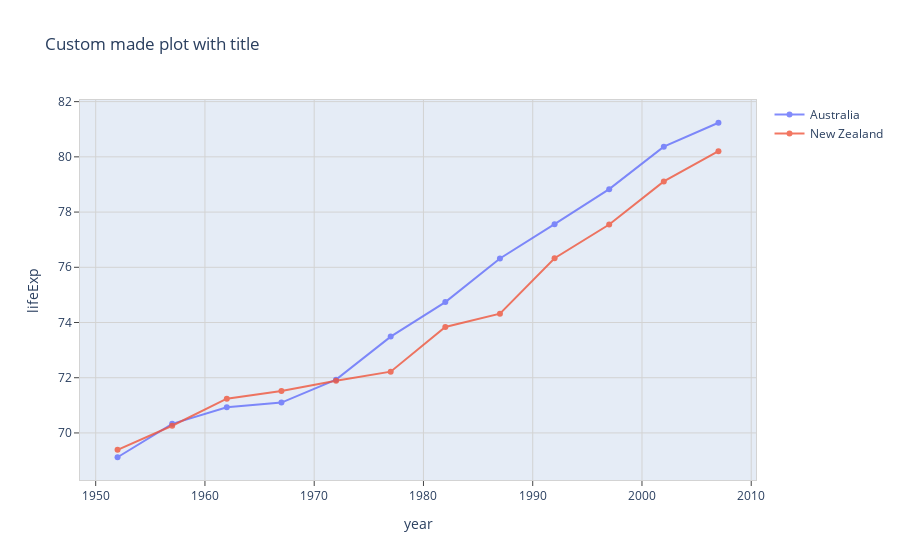

The notebook cell saved with this chart:
### Code cell
import plotly.subplots
import plotly.graph_objects as go

import plotly.express as px
df = px.data.gapminder().query("continent=='Oceania'")

fig = plotly.subplots.make_subplots(rows=1, cols=1)
col_x, col_y = "year", "lifeExp"
for country in df.country.unique():
    df_plot = df[df['country'] == country]
    fig.add_trace( 
        go.Scatter( 
            x=df_plot[col_x],
            y=df_plot[col_y],
            customdata=df_plot['country'],
            hovertemplate = "%{customdata}, %{x:.0f}: life exp.: %{y:.0f}",
            opacity=0.8, name=country, 
            mode='lines+markers',
            # mode='lines',
        ), 
    )

fig.update_layout(
    title_text="Custom made plot with title", showlegend=True, 
    xaxis_title=col_x, yaxis_title=col_y,
    paper_bgcolor='rgba(0,0,0,0)', # transparent background (also for exports to png. Does not make plot area transparent.
    # plot_bgcolor='rgba(0,200,200,200)' # personalise plot area color
)
axis_options = dict( mirror=True, ticks='outside', showline=True, linecolor='lightgrey', gridcolor='lightgrey')
fig.update_xaxes(**axis_options) 
fig.update_yaxes(**axis_options)
fig.show()
# plot as png for visualisation in github
fig.show('png', height=500, width=1000)
# write png
fig.write_image(f"./data/plotting-with-plotly/line-plot.png", scale=2.0, height=500, width=1000)

### Figure 1 — Plotly figure (JSON) as saved in the notebook; plotly's stock layout.template omitted (floating-point values rounded to 4 significant figures)
{"data": [{"customdata": ["Australia", "Australia", "Australia", "Australia", "Australia", "Australia", "Australia", "Australia", "Australia", "Australia", "Australia", "Australia"], "hovertemplate": "%{customdata}, %{x:.0f}: life exp.: %{y:.0f}", "mode": "lines+markers", "name": "Australia", "opacity": 0.8, "type": "scatter", "x": [1952, 1957, 1962, 1967, 1972, 1977, 1982, 1987, 1992, 1997, 2002, 2007], "y": [69.12, 70.33, 70.93, 71.1, 71.93, 73.49, 74.74, 76.32, 77.56, 78.83, 80.37, 81.23]}, {"customdata": ["New Zealand", "New Zealand", "New Zealand", "New Zealand", "New Zealand", "New Zealand", "New Zealand", "New Zealand", "New Zealand", "New Zealand", "New Zealand", "New Zealand"], "hovertemplate": "%{customdata}, %{x:.0f}: life exp.: %{y:.0f}", "mode": "lines+markers", "name": "New Zealand", "opacity": 0.8, "type": "scatter", "x": [1952, 1957, 1962, 1967, 1972, 1977, 1982, 1987, 1992, 1997, 2002, 2007], "y": [69.39, 70.26, 71.24, 71.52, 71.89, 72.22, 73.84, 74.32, 76.33, 77.55, 79.11, 80.2]}], "layout": {"paper_bgcolor": "rgba(0,0,0,0)", "showlegend": true, "title": {"text": "Custom made plot with title"}, "xaxis": {"anchor": "y", "domain": [0, 1], "gridcolor": "lightgrey", "linecolor": "lightgrey", "mirror": true, "showline": true, "ticks": "outside", "title": {"text": "year"}}, "yaxis": {"anchor": "x", "domain": [0, 1], "gridcolor": "lightgrey", "linecolor": "lightgrey", "mirror": true, "showline": true, "ticks": "outside", "title": {"text": "lifeExp"}}}}
